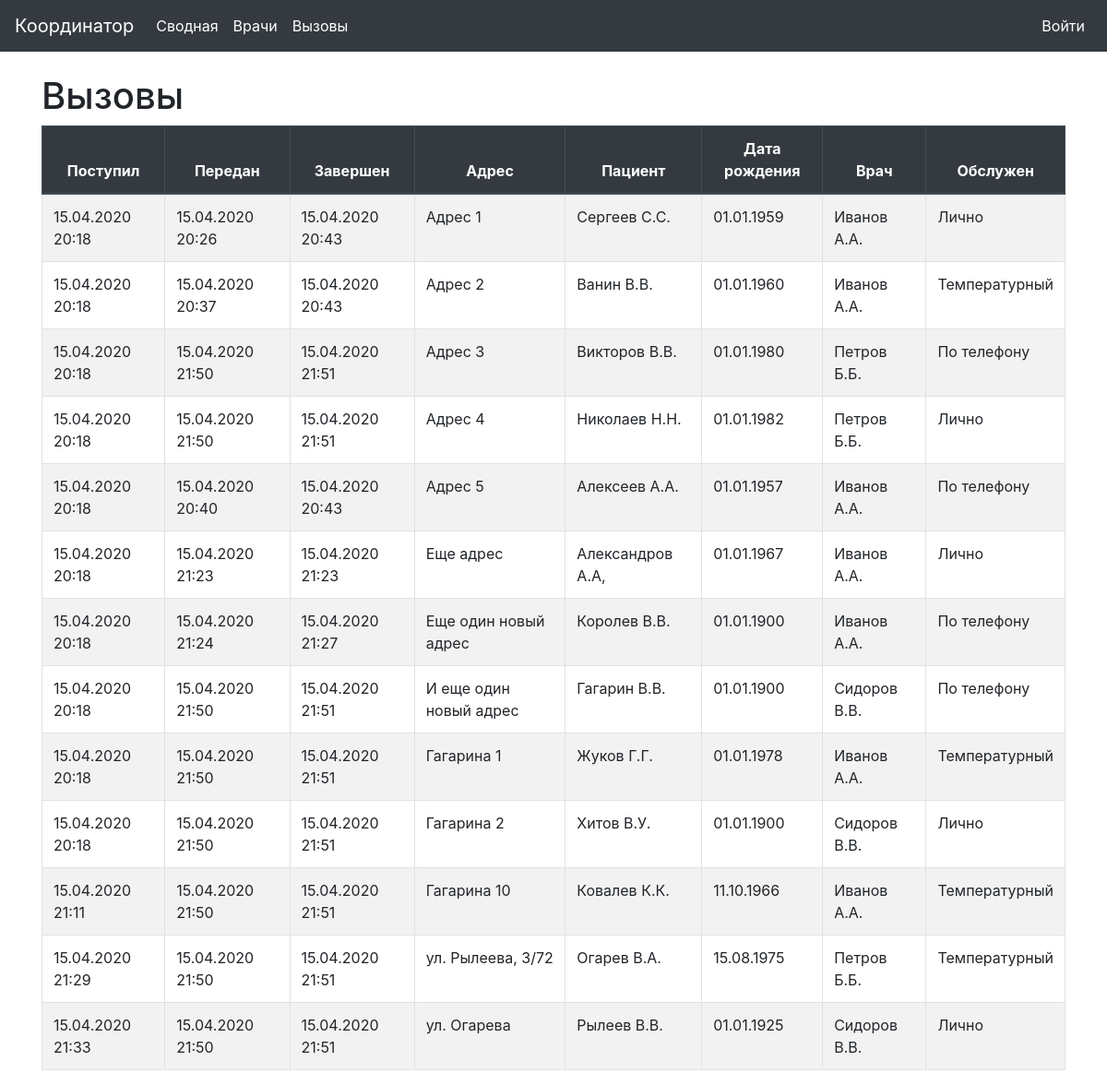
/record/, run on an earlier commit of the app's database.
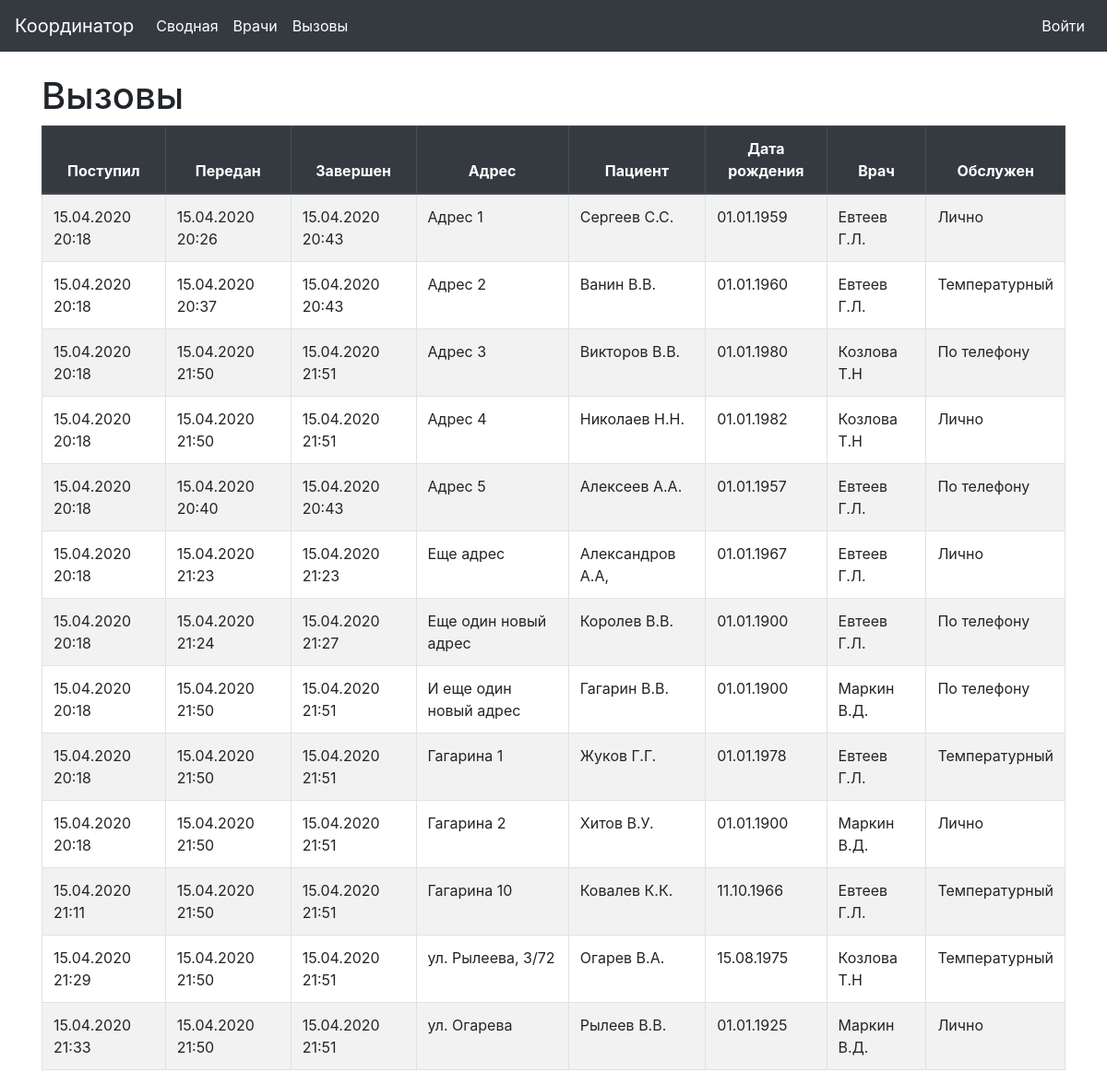
And on a later commit of the database.
### coordinator/models.py (models this page shows, shortened)
class Record(models.Model):
    start_date = models.DateTimeField(
        default=timezone.now,
        help_text="Дата регистрации вызова",
        verbose_name="Поступил",
    )
    send_date = models.DateTimeField(
        null=True,
        blank=True,
        help_text="Дата/время передачи вызова",
        verbose_name="Передан",
    )
    finish_date = models.DateTimeField(
        null=True,
        blank=True,
        help_text="Дата/время завершения вызова",
        verbose_name="Завершен",
    )
    doctor = models.ForeignKey(
        Doctor,
        on_delete=models.CASCADE,
        null=True,
        blank=True,
        related_name='doctor_records',
        help_text="Врач назначенный на вызов",
        verbose_name="Врач",
    )
    address = models.CharField(
        max_length=200,
        help_text="Адрес вызова",
        verbose_name="Адрес",
    )
    patient = models.CharField(
        max_length=150,
        default="",
        help_text="Фамилия И.О.",
        verbose_name="Пациент",
    )
    patient_birthdate = models.DateField(
        default='1900-01-01',
        help_text="Дата рождения пациента",
        verbose_name="Дата рождения",
    )
    temperature = models.BooleanField(
        default=False,
        help_text="Температурный вызов",
        verbose_name="Температура",
    )
    service_type = models.ForeignKey(
        ServiceType,
        on_delete=models.CASCADE,
        null=True,
        blank=True,
        help_text="Как был обслужен вызов",
        verbose_name="Вид обслуживания",
    )
    record_order = models.IntegerField(
        help_text="Порядковый номер вызова",
        verbose_name="Порядок",
        default=0,
    )
    class Meta:
        verbose_name = "Вызов"
        verbose_name_plural = "Вызовы"
    def get_verbose_name_plural(self):
        return self._meta.verbose_name_plural

class Doctor(models.Model):
    user = models.OneToOneField(
        settings.AUTH_USER_MODEL,
        on_delete=models.CASCADE,
        null=True,
        blank=True,
        help_text="Укажите учетную запись пользователя",
        verbose_name="Учетная запись",
    )
    name = models.CharField(
        max_length=100,
        help_text="Фамилия И.О.",
        verbose_name="Имя врача",
    )
    temperature = models.BooleanField(
        default=False,
        help_text="Обслуживает температурные вызовы",
        verbose_name="Температура",
    )
    def __str__(self):
        return self.name
    class Meta:
        verbose_name = "Врач"
        verbose_name_plural = "Врачи"

class ServiceType(models.Model):
    name = models.CharField(
        max_length=200,
        help_text="Адрес вызова",
        verbose_name="Адрес",
    )
    def __str__(self):
        return self.name
    class Meta:
        verbose_name = "Вид обслуживания"
        verbose_name_plural = "Виды обслуживания"

### coordinator/templates/coordinator/record_list.html
{% extends 'base.html' %}
{% block content %}
    {% with object_list|first as object %}
    <h1>{{ object.get_verbose_name_plural }}</h1>
    {% endwith %}
    <table class="table table-striped table-bordered table-hover">
        <thead class="thead-dark text-center">
            <tr>
                <th scope="col">Поступил</th>
                <th scope="col">Передан</th>
                <th scope="col">Завершен</th>
                <th scope="col">Адрес</th>
                <th scope="col">Пациент</th>
                <th scope="col">Дата рождения</th>
                <th scope="col">Врач</th>
                <th scope="col">Обслужен</th>
            </tr>
        </thead>
        <tbody>
            {% for object in object_list %}
            <tr>
                <td>{{ object.start_date|date:'d.m.Y H:i' }}</td>
                <td>{{ object.send_date|date:'d.m.Y H:i' }}</td>
                <td>{{ object.finish_date|date:'d.m.Y H:i' }}</td>
                <td>{{ object.address }}</td>
                <td>{{ object.patient }}</td>
                <td>{{ object.patient_birthdate|date:'d.m.Y' }}</td>
                <td>{{ object.doctor }}</td>
                <td>{{ object.service_type }}</td>
            </tr>
            {% endfor %}
        </tbody>
    </table>
{% endblock %}

### coordinator/templates/base.html (shortened to what this page needs)
<!DOCTYPE html>
<html lang="ru">
{% load static %}
<head>
    <link rel="stylesheet"
          href="https://stackpath.bootstrapcdn.com/bootstrap/4.4.1/css/bootstrap.min.css"
>
</head>
<body>
    <nav class="navbar navbar-expand-md navbar-dark bg-dark mb-4">
        <span class="navbar-brand" href="#">Координатор</span>
        <div class="navbar-collapse collapse" id="navbarCollapse" style>
          <ul class="navbar-nav mr-auto">
            <li class="nav-item active">
              <a class="nav-link" href="{% url 'record_summary' %}">Сводная</a>
            </li>
            <li class="nav-item active">
              <a class="nav-link" href="{% url 'doctor_list' %}">Врачи</a>
            </li>
            <li class="nav-item active">
              <a class="nav-link" href="{% url 'record_list' %}">Вызовы</a>
            </li>
          </ul>
          <ul class="navbar-nav">
            {% if user.is_authenticated %}
            <li class="nav-item active">
              <span class="navbar-text">Добрый день, {{ user.username }}!</span>
            </li>
            <li class="nav-item active">
              <a class="nav-link" href="{% url 'logout' %}">Выйти</a>
            </li>
            {% else %}
            <li class="nav-item active">
              <a class="nav-link" href="{% url 'login' %}">Войти</a>
            </li>
            {% endif %}
          </ul>
        </div>
    </nav>
    <div class="content container">
        {% block content %}
        {% endblock %}
    </div>
</body>
</html>

What changed in the data, as far as the page shows it:
changed through a linked row, Record "Адрес 1": doctor "Иванов А.А." → "Евтеев Г.Л."
changed through a linked row, Record "Адрес 2": doctor "Иванов А.А." → "Евтеев Г.Л."
changed through a linked row, Record "Адрес 3": doctor "Петров Б.Б." → "Козлова Т.Н"
changed through a linked row, Record "Адрес 4": doctor "Петров Б.Б." → "Козлова Т.Н"
changed through a linked row, Record "Адрес 5": doctor "Иванов А.А." → "Евтеев Г.Л."
changed through a linked row, Record "Еще адрес": doctor "Иванов А.А." → "Евтеев Г.Л."
changed through a linked row, Record "Еще один новый адрес": doctor "Иванов А.А." → "Евтеев Г.Л."
changed through a linked row, Record "И еще один новый адрес": doctor "Сидоров В.В." → "Маркин В.Д."
changed through a linked row, Record "Гагарина 1": doctor "Иванов А.А." → "Евтеев Г.Л."
changed through a linked row, Record "Гагарина 2": doctor "Сидоров В.В." → "Маркин В.Д."
changed through a linked row, Record "Гагарина 10": doctor "Иванов А.А." → "Евтеев Г.Л."
changed through a linked row, Record "ул. Рылеева, 3/72": doctor "Петров Б.Б." → "Козлова Т.Н"
changed through a linked row, Record "ул. Огарева": doctor "Сидоров В.В." → "Маркин В.Д."
